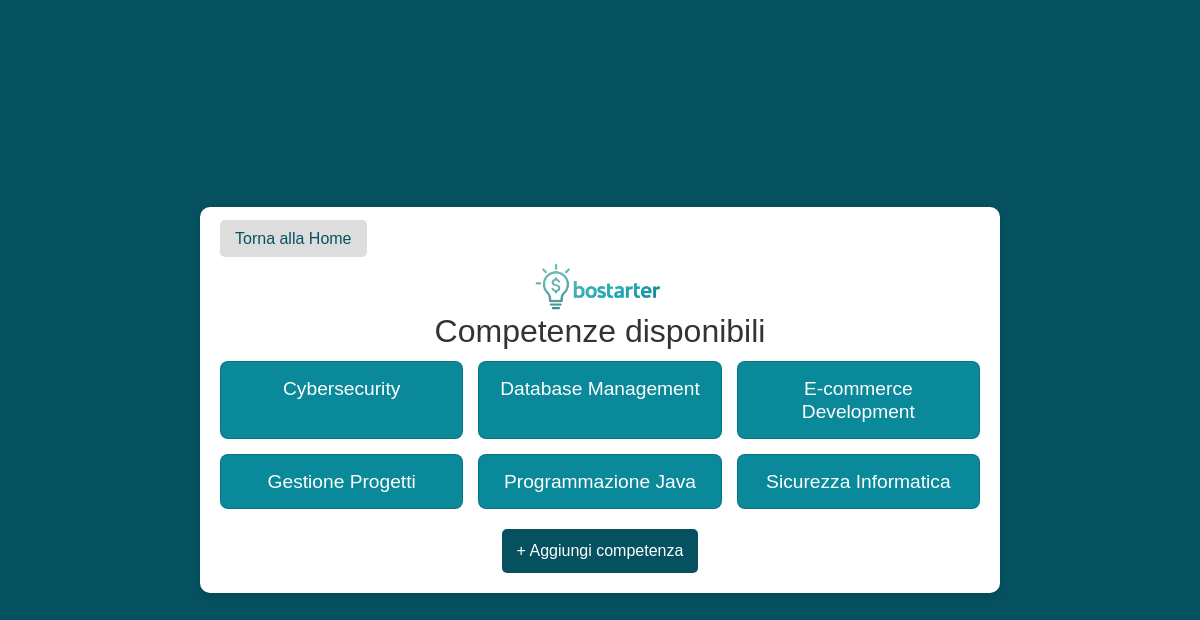
Before: /pages/competenze/competenze.php with the older database file.
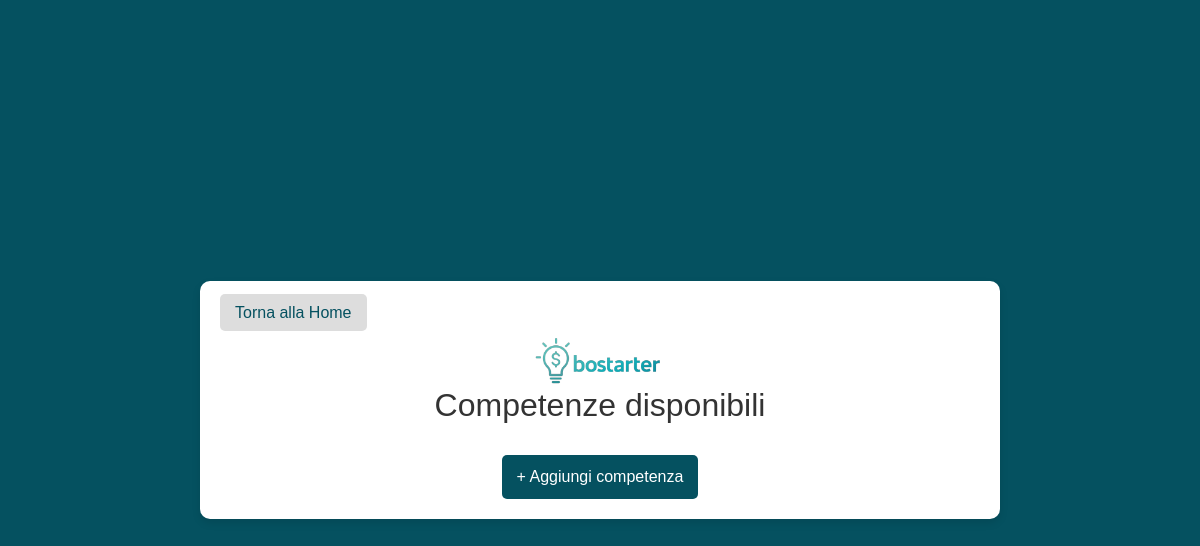
After: the same page with the newer database file.
### tables this page shows
create table SKILL(
	nome  varchar(25) primary key,
    emailAmministratore varchar(40),
    foreign key (emailAmministratore) references AMMINISTRATORE(emailUtente) on delete cascade
);

### pages/competenze/competenzeController.php (called while the page is built, shortened)
<?php
    try{
        $pdo = new PDO('mysql:host=localhost;dbname=BOSTARTER', 'root', 'changeme');
        $pdo->setAttribute(PDO::ATTR_ERRMODE, PDO::ERRMODE_EXCEPTION);
        $query = $pdo->prepare("SELECT nome FROM skill");
        $query->execute();
        $competenze = $query->fetchAll(PDO::FETCH_ASSOC);
    }catch(PDOException $e){
        mostraErrore($e->getCode(), $e->getMessage(), '../competenze/competenze.php');
        exit();
    }
?>

### pages/competenze/competenze.php (the view, shortened to what this page needs)
<?php
include 'competenzeController.php';
?>
<!DOCTYPE html>
<html lang="it">
<head>
    <link href="https://cdn.jsdelivr.net/npm/bootstrap@5.3.0/dist/css/bootstrap.min.css" rel="stylesheet">
    <link rel="stylesheet" href="../competenze/competenze.css">
</head>
<body>
    <div class="container">
        <a href="../home/home.php" class="btn-home">Torna alla Home</a>
                <div class="header">
                    <img src="/logo/bostarter_trasparente.png" alt="Logo" class="logo">
                    <h1>Competenze disponibili</h1>
                </div>
        <div class="skills-container">
            <?php foreach ($competenze as $skill): ?>
                <div class="card">
                    <h5 class="card-title"><?= htmlspecialchars($skill['nome']) ?></h5>
                </div>
            <?php endforeach; ?>
        </div>
        <div class="actions">
            <a href="#" class="btn-add" data-bs-toggle="modal" data-bs-target="#modalAggiungi">+ Aggiungi competenza</a>
        </div>
    </div>
</body>
</html>

Changed rows visible on the page:
removed skill: nome "Cybersecurity"
removed skill: nome "Database Management"
removed skill: nome "E-commerce Development"
removed skill: nome "Gestione Progetti"
removed skill: nome "Programmazione Java"
removed skill: nome "Sicurezza Informatica"
